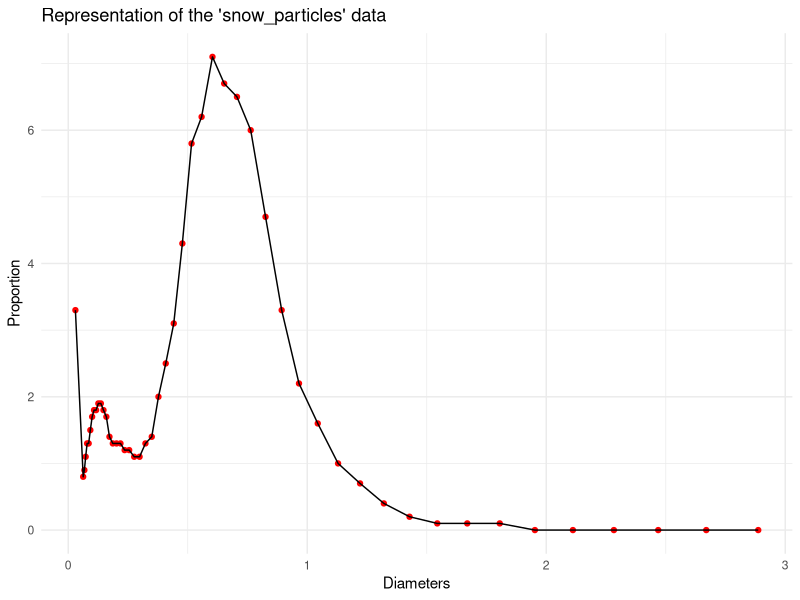
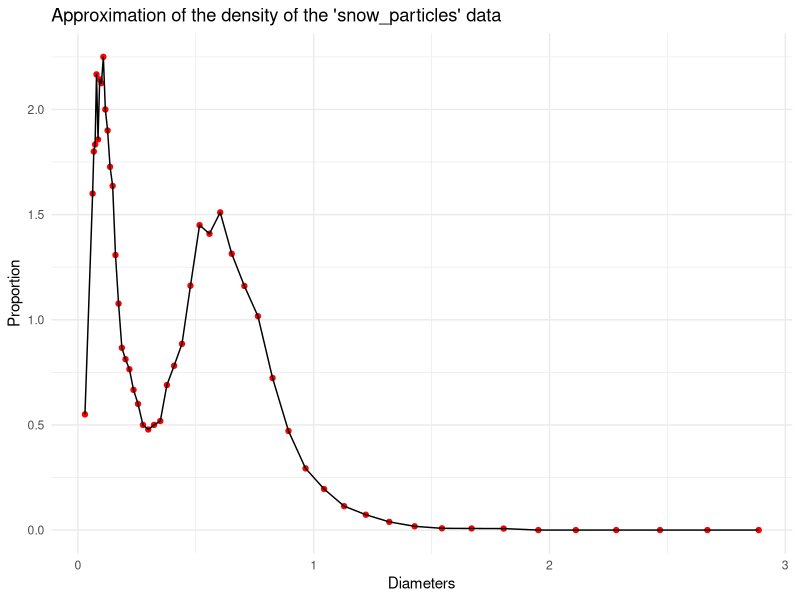
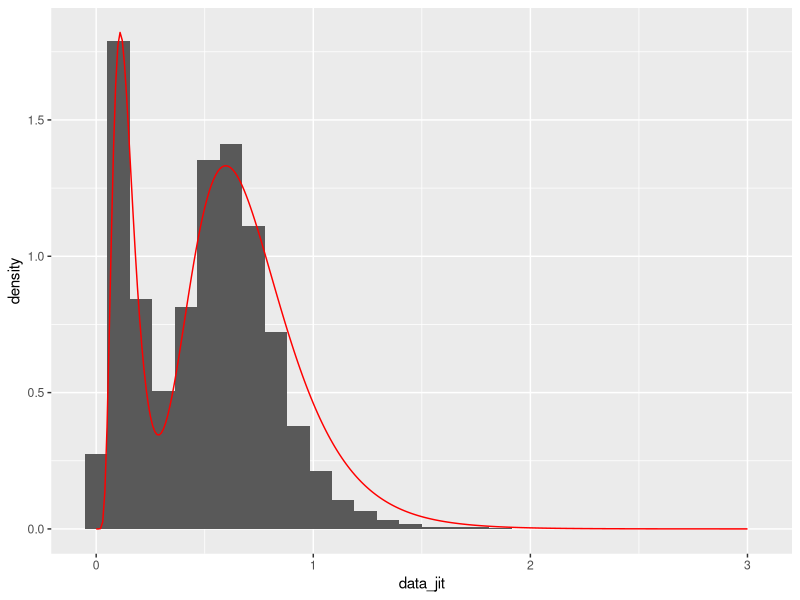
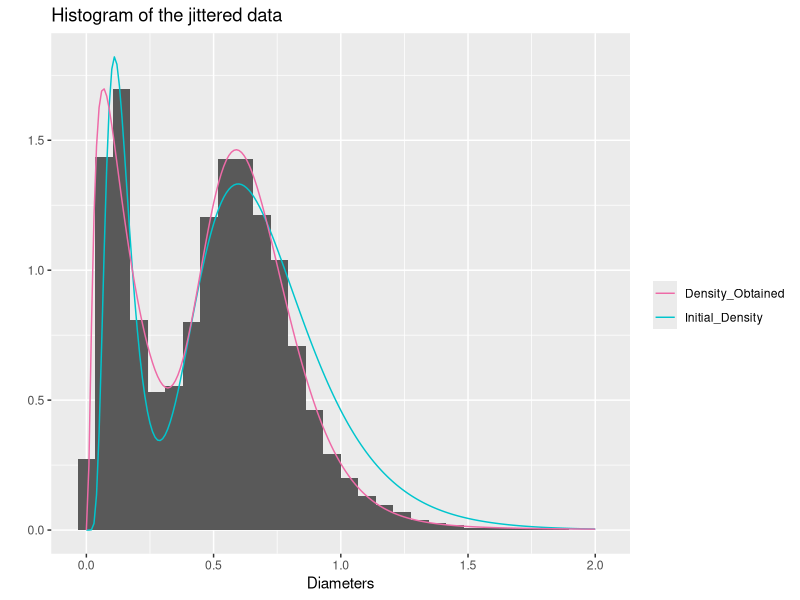
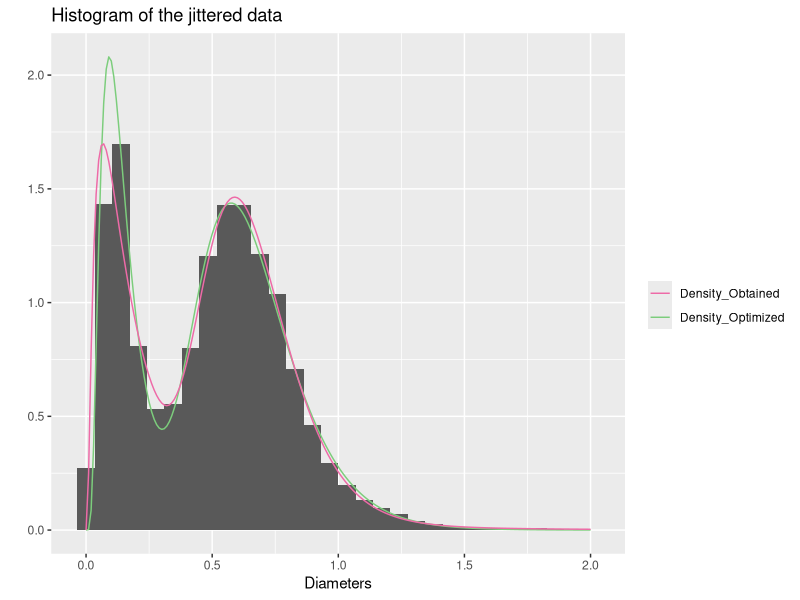
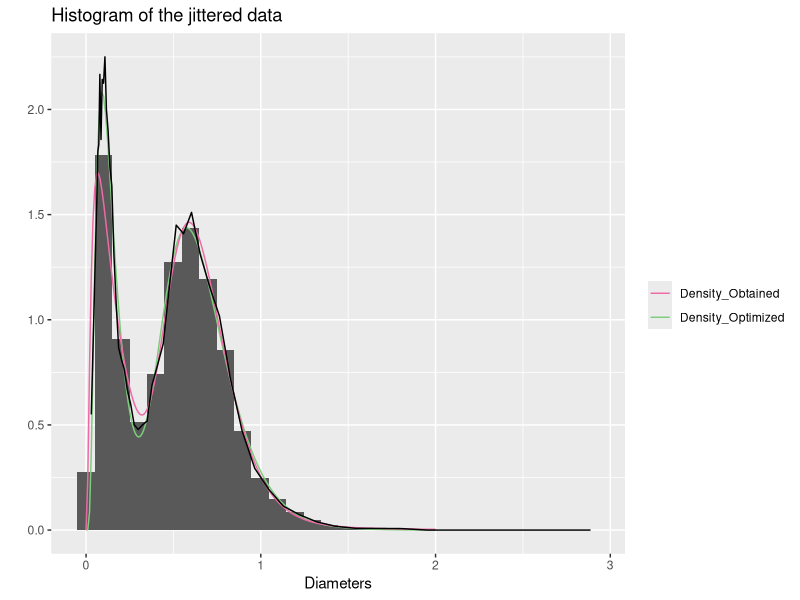

Source code (R) for these figures, in order:
## ---- chunk 1
knitr::opts_chunk$set(echo = FALSE, warning=FALSE, message=FALSE)
## ---- chunk 2
library(ggplot2)
## ---- chunk 3
setwd("~/Google Drive/EPFL/Applied Stat/StatApp-314577/Project-1")
data <- read.csv2("1_snow_particles.csv", sep=",")
data <- data.frame(startpoint <- as.numeric(data$startpoint),
                   endpoint <- as.numeric(data$endpoint),
                   value <- as.numeric(data$retained....),
                   number <- as.numeric(data$particles.detected))
## ---- chunk 4
x <- (data$endpoint-data$startpoint)/2 + data$startpoint
data_clean <- data.frame(start=data$startpoint)

# I plot the proportion in the middle of each innterval 
ggplot()+
  geom_point(aes(x[1:51], data$value[1:51]), color="red")+
  geom_line(aes(x[1:51], data$value[1:51]), color="black")+
  xlab("Diameters")+
  ylab("Proportion")+
  ggtitle("Representation of the 'snow_particles' data ")+
  theme_minimal()

## ---- chunk 5
# I would like to create an approximation of the density by taking the length of the interval into account 

length_inter <- (data$endpoint - data$startpoint)*100


ggplot()+
  geom_point(aes(x[1:51], data$value[1:51]/length_inter[1:51]), color="red")+
  geom_line(aes(x[1:51], data$value[1:51]/length_inter[1:51]), color="black")+
  xlab("Diameters")+
  ylab("Proportion")+
  ggtitle("Approximation of the density of the 'snow_particles' data")+
  theme_minimal()
## ---- chunk 6
f <- function(x, mu1, mu2, sigma1, sigma2, tau){
  return((1 - tau) * dlnorm(x, mu1, sigma1) + tau * dlnorm(x, mu2, sigma2))
}

log_likelihood <- function(X, mu1, mu2, sigma1, sigma2, tau){
  return (sum(log(f(X, mu1, mu2, sigma1, sigma2, tau))))
}

## ---- chunk 7
number <- round((data$value * data$number)/100)
data_jit <- rep(0, length(number))
k <- 0
for(i in 1:45){
  data_jit[(k+1) : (k + number[i])] <- runif(number[i], data$startpoint[i], endpoint[i])
  k <- k + number[i]
}

X <- data_jit

seq <- seq(0, 3, 0.01)
ggplot()+
  geom_histogram(aes(data_jit, y=..density..))+
  geom_line(aes(seq, f(seq, -2, -0.39, sqrt(1/5), sqrt(1/8), 0.75)), col="red")
  #geom_line(aes(x[1:51], data$value[1:51]), color="green")

## ---- chunk 8

em <- function(X, tol, mu1_l, mu2_l, sigma1_l, sigma2_l, tau_l){
  logl_prev <- 0 
  logl <- log_likelihood(X, mu1_l, mu2_l, sigma1_l, sigma2_l, tau_l)
  i <- 0
  while (abs(logl_prev - logl) > tol & i<300) {
    i <- i+1
    logl_prev <- logl
    p <- tau_l * dlnorm(X, mu2_l, sigma2_l) /  f(X, mu1_l, mu2_l, sigma1_l, sigma2_l, tau_l)
    tau_l <- mean(p)
    
    mu1_l <- sum((1-p)*log(X))/sum(1-p)
    mu2_l <- sum(p*log(X))/sum(p)
    
    sigma1_l <- sqrt(sum((1-p)*(log(X) - mu1_l)^2)/sum(1-p))
    sigma2_l <- sqrt(sum(p * (log(X) - mu2_l)^2)/sum(p))
    
    logl <- log_likelihood(X, mu1_l, mu2_l, sigma1_l, sigma2_l, tau_l)
  }
  
  if (i>99){
    print("the algorithm didn't converge")
  }
  
  if (tau_l < 0.5){
    return(list(mu2_l, mu1_l, sigma2_l, sigma1_l, 1-tau_l))
  }
  return(list(mu1_l, mu2_l, sigma1_l, sigma2_l, tau_l))
}

L <- em(X, 0.000001, -2, -0.39, sqrt(1/5), sqrt(1/8), 0.75)

mu1 = unlist(L[1])
mu2 = unlist(L[2])
sigma1 = unlist(L[3])
sigma2 = unlist(L[4])
tau = unlist(L[5])
## ---- chunk 9
seq <- seq(0, 2, 0.01)

ggplot()+
  geom_histogram(aes(data_jit, y=..density..))+
  ggtitle("Histogram of the jittered data")+
  xlab("Diameters")+
  ylab("")+
  geom_line(aes(seq, f(seq, -2, -0.39, sqrt(1/5), sqrt(1/8), 0.75), colour="Initial_Density"))+
  geom_line(aes(seq, f(seq, mu1, mu2, sigma1, sigma2, tau), colour="Density_Obtained"))+
  scale_color_manual(name="", values=c(Initial_Density = "turquoise3", Density_Obtained="hotpink2"))



## ---- chunk 10
log_round <- function(data, par){
  return(sum(-data$value*log(par[5]*(plnorm(data$endpoint, par[2], par[4]) 
                                    - plnorm(data$startpoint, par[2], par[4])) + 
                       (1- par[5])*(plnorm(data$endpoint, par[1], par[3]) 
                                    - plnorm(data$startpoint, par[1], par[3])))))
}

opti <- optim(par=c(mu1, mu2, sigma1, sigma2, tau), log_round, data=data)$par
## ---- chunk 11
ggplot()+
  geom_histogram(aes(data_jit, y=..density..))+
  ggtitle("Histogram of the jittered data")+
  xlab("Diameters")+
  ylab("")+
  geom_line(aes(seq, f(seq, opti[1], opti[2], opti[3], opti[4],opti[5]), colour="Density_Optimized"))+
  geom_line(aes(seq, f(seq, mu1, mu2, sigma1, sigma2, tau), colour="Density_Obtained"))+
  scale_color_manual(name="", values=c(Density_Optimized = "palegreen3", Density_Obtained="hotpink2"))

ggplot()+
  geom_histogram(aes(data_jit, y=..density..))+
  ggtitle("Histogram of the jittered data")+
  xlab("Diameters")+
  ylab("")+
  geom_line(aes(seq, f(seq, opti[1], opti[2], opti[3], opti[4],opti[5]), colour="Density_Optimized"))+
  geom_line(aes(seq, f(seq, mu1, mu2, sigma1, sigma2, tau), colour="Density_Obtained"))+
  scale_color_manual(name="", values=c(Density_Optimized = "palegreen3", Density_Obtained="hotpink2"))+
    geom_line(aes(x[1:51], data$value[1:51]/length_inter[1:51]), color="black")

